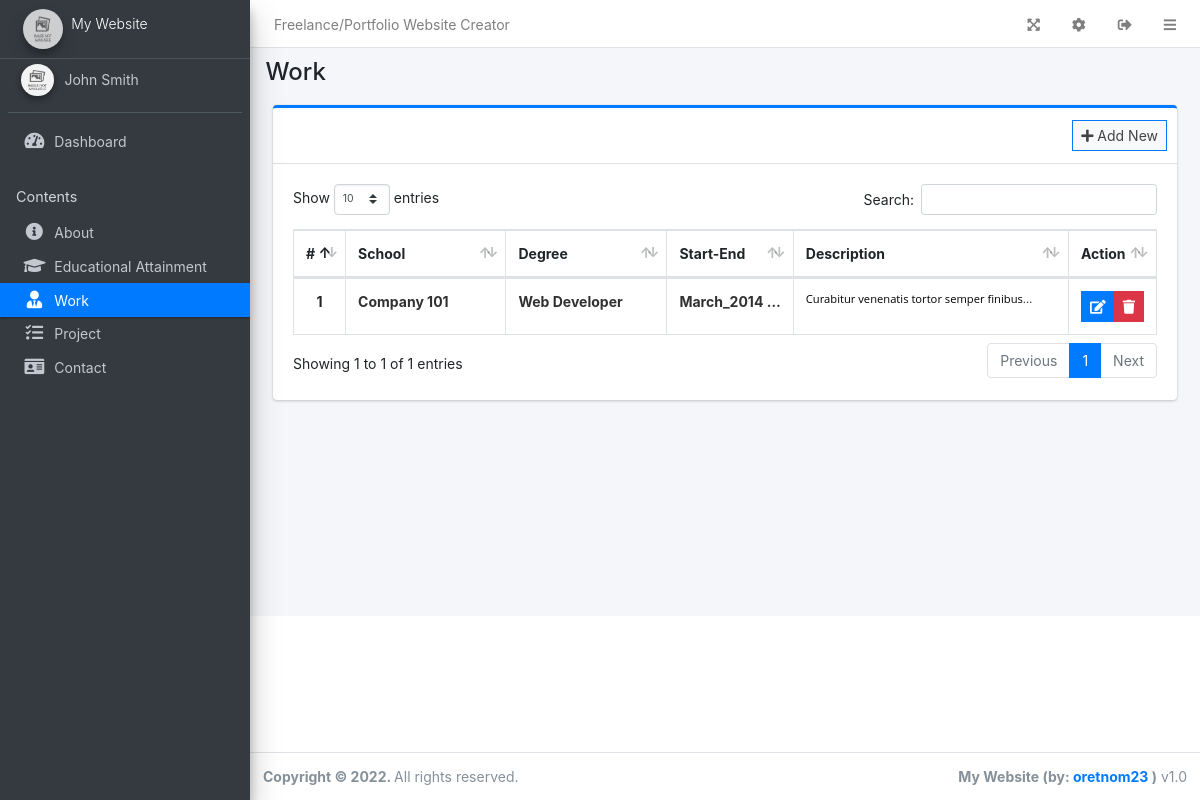
Page /admin/?page=work (signed in) on the committed database.
### tables this page shows
CREATE TABLE `work` (
  `id` int(30) NOT NULL,
  `company` text DEFAULT NULL,
  `position` text DEFAULT NULL,
  `started` varchar(250) NOT NULL,
  `ended` varchar(250) NOT NULL,
  `description` text DEFAULT NULL,
  `order_by` int(30) NOT NULL
);

### admin/work/index.php (the view, shortened to what this page needs)
<div class="col-lg-12">
	<div class="card card-outline card-primary">
		<div class="card-header">
			<div class="card-tools">
				<a class="btn btn-block btn-sm btn-default btn-flat border-primary new_work" href="javascript:void(0)"><i class="fa fa-plus"></i> Add New</a>
			</div>
		</div>
		<div class="card-body">
			<table class="table tabe-hover table-bordered table-compact" id="list">
				<colgroup>
					<col width="5%">
					<col width="20%">
					<col width="20%">
					<col width="15%">
					<col width="35%">
					<col width="15%">
				</colgroup>
				<thead>
					<tr>
						<th class="text-center">#</th>
						<th>School</th>
						<th>Degree</th>
						<th>Start-End</th>
						<th>Description</th>
						<th>Action</th>
					</tr>
				</thead>
				<tbody>
					<?php
					$i = 1;
					$qry = $conn->query("SELECT * FROM `work` order by `ended` desc");
					while($row= $qry->fetch_assoc()):
						$desc = html_entity_decode($row['description']);
					?>
					<tr>
						<th class="text-center"><?php echo $i++ ?></th>
						<td><b class="truncate-1"><?php echo ucwords($row['company']) ?></b></td>
						<td><b class="truncate-1"><?php echo ucwords($row['position']) ?></b></td>
						<td><b class="truncate-1"><?php echo $row['started'] . ' - ' .$row['ended'] ?></b></td>
						<td><small class="truncate-1"><?php echo $desc ?></small></td>
						<td class="text-center">
		                    <div class="btn-group">
		                        <a href="javascript:void(0)" data-id='<?php echo $row['id'] ?>' class="btn btn-primary btn-flat btn-sm manage_work">
		                          <i class="fas fa-edit"></i>
		                        </a>
		                        <button type="button" class="btn btn-danger btn-sm btn-flat delete_work" data-id="<?php echo $row['id'] ?>">
		                          <i class="fas fa-trash"></i>
		                        </button>
	                      </div>
						</td>
					</tr>
				<?php endwhile; ?>
				</tbody>
			</table>
		</div>
	</div>
</div>

### rows in the picture
work: company "Company 101", position "Web Developer", started "March_2014", description "Curabitur venenatis tortor semper…"

### other values in the picture
$_settings->info('name') "Freelance/Portfolio Website Creator"
$_settings->info('short_name') "My Website"
$_settings->userdata('firstname').' '.$_settings->userdata('lastname') "John Smith"
str_replace("_", " ",$page) "Work"
